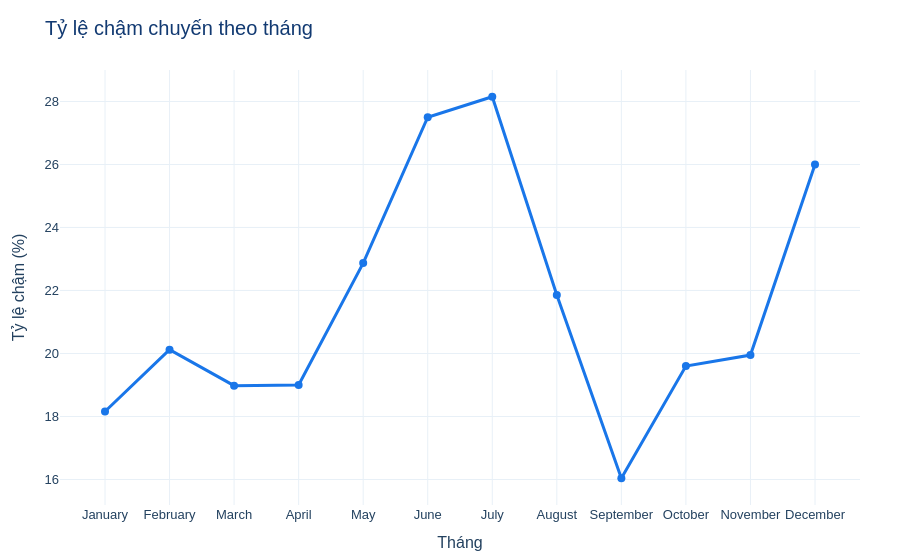

Write notebook code for a chart like this one.
### Code cell
fig = px.line(
    month,
    x="Month_Name",
    y="Delay_Rate",
    markers=True,
    labels={
        "Month_Name": "Tháng",
        "Delay_Rate": "Tỷ lệ chậm (%)"
    },
)

fig.update_traces(
    line=dict(
        color=COLORS["blue"],
        width=3,
    ),
    marker=dict(
        color=COLORS["blue"],
        size=8,
    )
)

style_figure(
    fig,
    "Tỷ lệ chậm chuyến theo tháng"
)

fig.show()

### Figure 1 — Plotly figure (JSON) as saved in the notebook; plotly's stock layout.template omitted (floating-point values rounded to 4 significant figures)
{"data": [{"hovertemplate": "Tháng=%{x}<br>Tỷ lệ chậm (%)=%{y}<extra></extra>", "legendgroup": "", "line": {"color": "#1976E9", "dash": "solid", "width": 3}, "marker": {"color": "#1976E9", "size": 8, "symbol": "circle"}, "mode": "lines+markers", "name": "", "orientation": "v", "showlegend": false, "type": "scatter", "x": ["January", "February", "March", "April", "May", "June", "July", "August", "September", "October", "November", "December"], "xaxis": "x", "y": [18.16, 20.12, 18.98, 19.0, 22.87, 27.5, 28.15, 21.86, 16.04, 19.6, 19.95, 26.0], "yaxis": "y"}], "layout": {"font": {"color": "#23415F", "family": "Arial", "size": 13}, "legend": {"tracegroupgap": 0}, "margin": {"b": 55, "l": 60, "r": 40, "t": 70}, "paper_bgcolor": "#FFFFFF", "plot_bgcolor": "#FFFFFF", "title": {"font": {"color": "#123A72", "size": 20}, "text": "Tỷ lệ chậm chuyến theo tháng"}, "xaxis": {"anchor": "y", "domain": [0, 1], "gridcolor": "#E8F0F7", "title": {"text": "Tháng"}, "zeroline": false}, "yaxis": {"anchor": "x", "domain": [0, 1], "gridcolor": "#E8F0F7", "title": {"text": "Tỷ lệ chậm (%)"}, "zeroline": false}}}
